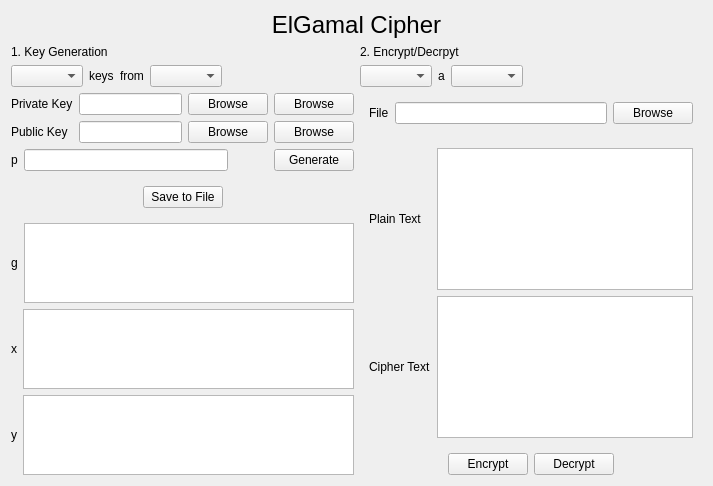
<?xml version="1.0" encoding="UTF-8"?>
<ui version="4.0">
 <class>ElGamalWidget</class>
 <widget class="QWidget" name="ElGamalWidget">
  <property name="geometry">
   <rect>
    <x>0</x>
    <y>0</y>
    <width>713</width>
    <height>486</height>
   </rect>
  </property>
  <property name="windowTitle">
   <string>Form</string>
  </property>
  <layout class="QVBoxLayout" name="verticalLayout">
   <item>
    <layout class="QHBoxLayout" name="horizontalLayout">
     <item>
      <widget class="QLabel" name="label">
       <property name="font">
        <font>
         <pointsize>18</pointsize>
        </font>
       </property>
       <property name="text">
        <string>ElGamal Cipher</string>
       </property>
       <property name="alignment">
        <set>Qt::AlignCenter</set>
       </property>
      </widget>
     </item>
    </layout>
   </item>
   <item>
    <layout class="QHBoxLayout" name="horizontalLayout_9" stretch="1,1">
     <item>
      <layout class="QVBoxLayout" name="verticalLayout_4" stretch="0,0,0,0">
       <item>
        <widget class="QLabel" name="label_2">
         <property name="text">
          <string>1. Key Generation</string>
         </property>
        </widget>
       </item>
       <item>
        <layout class="QHBoxLayout" name="horizontalLayout_3">
         <item>
          <widget class="QComboBox" name="key_generate_select"/>
         </item>
         <item>
          <widget class="QLabel" name="label_4">
           <property name="sizePolicy">
            <sizepolicy hsizetype="Fixed" vsizetype="Preferred">
             <horstretch>0</horstretch>
             <verstretch>0</verstretch>
            </sizepolicy>
           </property>
           <property name="text">
            <string>keys</string>
           </property>
          </widget>
         </item>
         <item>
          <widget class="QLabel" name="from_text">
           <property name="sizePolicy">
            <sizepolicy hsizetype="Fixed" vsizetype="Preferred">
             <horstretch>0</horstretch>
             <verstretch>0</verstretch>
            </sizepolicy>
           </property>
           <property name="text">
            <string>from</string>
           </property>
          </widget>
         </item>
         <item>
          <widget class="QComboBox" name="key_generate_source"/>
         </item>
         <item>
          <spacer name="horizontalSpacer">
           <property name="orientation">
            <enum>Qt::Horizontal</enum>
           </property>
           <property name="sizeHint" stdset="0">
            <size>
             <width>40</width>
             <height>20</height>
            </size>
           </property>
          </spacer>
         </item>
        </layout>
       </item>
       <item>
        <widget class="QWidget" name="key_browse_widget" native="true">
         <layout class="QGridLayout" name="key_browse_container">
          <property name="leftMargin">
           <number>0</number>
          </property>
          <property name="topMargin">
           <number>0</number>
          </property>
          <property name="rightMargin">
           <number>0</number>
          </property>
          <property name="bottomMargin">
           <number>0</number>
          </property>
          <item row="0" column="0">
           <widget class="QLabel" name="label_10">
            <property name="text">
             <string>Private Key</string>
            </property>
           </widget>
          </item>
          <item row="1" column="0">
           <widget class="QLabel" name="label_11">
            <property name="text">
             <string>Public Key</string>
            </property>
           </widget>
          </item>
          <item row="1" column="2">
           <widget class="QPushButton" name="public_browse">
            <property name="text">
             <string>Browse</string>
            </property>
           </widget>
          </item>
          <item row="0" column="2">
           <widget class="QPushButton" name="private_browse">
            <property name="text">
             <string>Browse</string>
            </property>
           </widget>
          </item>
          <item row="1" column="1">
           <widget class="QLineEdit" name="public_key_textbox"/>
          </item>
          <item row="0" column="1">
           <widget class="QLineEdit" name="private_key_textbox"/>
          </item>
          <item row="0" column="3">
           <widget class="QPushButton" name="private_save_button">
            <property name="text">
             <string>Browse</string>
            </property>
           </widget>
          </item>
          <item row="1" column="3">
           <widget class="QPushButton" name="public_save_button">
            <property name="text">
             <string>Browse</string>
            </property>
           </widget>
          </item>
         </layout>
        </widget>
       </item>
       <item>
        <layout class="QVBoxLayout" name="verticalLayout_5">
         <item>
          <widget class="QWidget" name="p_q_container" native="true">
           <layout class="QHBoxLayout" name="p_q_container_2">
            <property name="leftMargin">
             <number>0</number>
            </property>
            <property name="topMargin">
             <number>0</number>
            </property>
            <property name="rightMargin">
             <number>0</number>
            </property>
            <property name="bottomMargin">
             <number>0</number>
            </property>
            <item>
             <widget class="QLabel" name="label_5">
              <property name="text">
               <string>p</string>
              </property>
             </widget>
            </item>
            <item>
             <widget class="QLineEdit" name="p_textbox"/>
            </item>
            <item>
             <spacer name="horizontalSpacer_2">
              <property name="orientation">
               <enum>Qt::Horizontal</enum>
              </property>
              <property name="sizeType">
               <enum>QSizePolicy::Maximum</enum>
              </property>
              <property name="sizeHint" stdset="0">
               <size>
                <width>40</width>
                <height>20</height>
               </size>
              </property>
             </spacer>
            </item>
            <item>
             <widget class="QPushButton" name="generate_button">
              <property name="text">
               <string>Generate</string>
              </property>
             </widget>
            </item>
           </layout>
          </widget>
         </item>
         <item>
          <widget class="QWidget" name="save_to_file_container" native="true">
           <layout class="QHBoxLayout" name="horizontalLayout_2">
            <item>
             <spacer name="horizontalSpacer_4">
              <property name="orientation">
               <enum>Qt::Horizontal</enum>
              </property>
              <property name="sizeHint" stdset="0">
               <size>
                <width>40</width>
                <height>20</height>
               </size>
              </property>
             </spacer>
            </item>
            <item>
             <widget class="QPushButton" name="save_key">
              <property name="text">
               <string>Save to File</string>
              </property>
             </widget>
            </item>
            <item>
             <spacer name="horizontalSpacer_3">
              <property name="orientation">
               <enum>Qt::Horizontal</enum>
              </property>
              <property name="sizeHint" stdset="0">
               <size>
                <width>40</width>
                <height>20</height>
               </size>
              </property>
             </spacer>
            </item>
           </layout>
          </widget>
         </item>
         <item>
          <layout class="QHBoxLayout" name="n_e_d_container">
           <item>
            <widget class="QLabel" name="label_7">
             <property name="text">
              <string>g</string>
             </property>
            </widget>
           </item>
           <item>
            <widget class="QPlainTextEdit" name="g_textbox"/>
           </item>
          </layout>
         </item>
         <item>
          <layout class="QHBoxLayout" name="horizontalLayout_5">
           <item>
            <widget class="QLabel" name="label_8">
             <property name="text">
              <string>x</string>
             </property>
            </widget>
           </item>
           <item>
            <widget class="QPlainTextEdit" name="x_textbox"/>
           </item>
          </layout>
         </item>
         <item>
          <layout class="QHBoxLayout" name="horizontalLayout_6">
           <item>
            <widget class="QLabel" name="label_9">
             <property name="text">
              <string>y</string>
             </property>
            </widget>
           </item>
           <item>
            <widget class="QPlainTextEdit" name="y_textbox"/>
           </item>
          </layout>
         </item>
        </layout>
       </item>
      </layout>
     </item>
     <item>
      <layout class="QVBoxLayout" name="verticalLayout_10">
       <item>
        <widget class="QLabel" name="label_12">
         <property name="text">
          <string>2. Encrypt/Decrpyt</string>
         </property>
        </widget>
       </item>
       <item>
        <layout class="QHBoxLayout" name="horizontalLayout_4">
         <item>
          <widget class="QComboBox" name="encrypt_decrypt_select"/>
         </item>
         <item>
          <widget class="QLabel" name="label_3">
           <property name="text">
            <string>a</string>
           </property>
          </widget>
         </item>
         <item>
          <widget class="QComboBox" name="encrypt_decrypt_source"/>
         </item>
         <item>
          <spacer name="horizontalSpacer_5">
           <property name="orientation">
            <enum>Qt::Horizontal</enum>
           </property>
           <property name="sizeHint" stdset="0">
            <size>
             <width>40</width>
             <height>20</height>
            </size>
           </property>
          </spacer>
         </item>
        </layout>
       </item>
       <item>
        <widget class="QWidget" name="encrypt_decrypt_file_container" native="true">
         <layout class="QGridLayout" name="gridLayout_3">
          <item row="0" column="1">
           <widget class="QLineEdit" name="file_source"/>
          </item>
          <item row="0" column="0">
           <widget class="QLabel" name="label_15">
            <property name="text">
             <string>File</string>
            </property>
           </widget>
          </item>
          <item row="0" column="2">
           <widget class="QPushButton" name="browse_source">
            <property name="text">
             <string>Browse</string>
            </property>
           </widget>
          </item>
         </layout>
        </widget>
       </item>
       <item>
        <widget class="QWidget" name="encrypt_decrypt_text_container" native="true">
         <layout class="QGridLayout" name="gridLayout">
          <item row="2" column="0">
           <widget class="QLabel" name="label_14">
            <property name="text">
             <string>Cipher Text</string>
            </property>
           </widget>
          </item>
          <item row="0" column="1">
           <widget class="QPlainTextEdit" name="plaint_text"/>
          </item>
          <item row="0" column="0">
           <widget class="QLabel" name="label_13">
            <property name="text">
             <string>Plain Text</string>
            </property>
           </widget>
          </item>
          <item row="2" column="1">
           <widget class="QPlainTextEdit" name="cipher_text"/>
          </item>
         </layout>
        </widget>
       </item>
       <item>
        <layout class="QHBoxLayout" name="horizontalLayout_8">
         <item>
          <spacer name="horizontalSpacer_6">
           <property name="orientation">
            <enum>Qt::Horizontal</enum>
           </property>
           <property name="sizeHint" stdset="0">
            <size>
             <width>40</width>
             <height>20</height>
            </size>
           </property>
          </spacer>
         </item>
         <item>
          <widget class="QPushButton" name="encrypt_button">
           <property name="text">
            <string>Encrypt</string>
           </property>
          </widget>
         </item>
         <item>
          <widget class="QPushButton" name="decrypt_button">
           <property name="text">
            <string>Decrypt</string>
           </property>
          </widget>
         </item>
         <item>
          <spacer name="horizontalSpacer_7">
           <property name="orientation">
            <enum>Qt::Horizontal</enum>
           </property>
           <property name="sizeHint" stdset="0">
            <size>
             <width>40</width>
             <height>20</height>
            </size>
           </property>
          </spacer>
         </item>
        </layout>
       </item>
       <item>
        <spacer name="verticalSpacer">
         <property name="orientation">
          <enum>Qt::Vertical</enum>
         </property>
         <property name="sizeHint" stdset="0">
          <size>
           <width>20</width>
           <height>40</height>
          </size>
         </property>
        </spacer>
       </item>
      </layout>
     </item>
    </layout>
   </item>
  </layout>
 </widget>
 <resources/>
 <connections/>
</ui>
